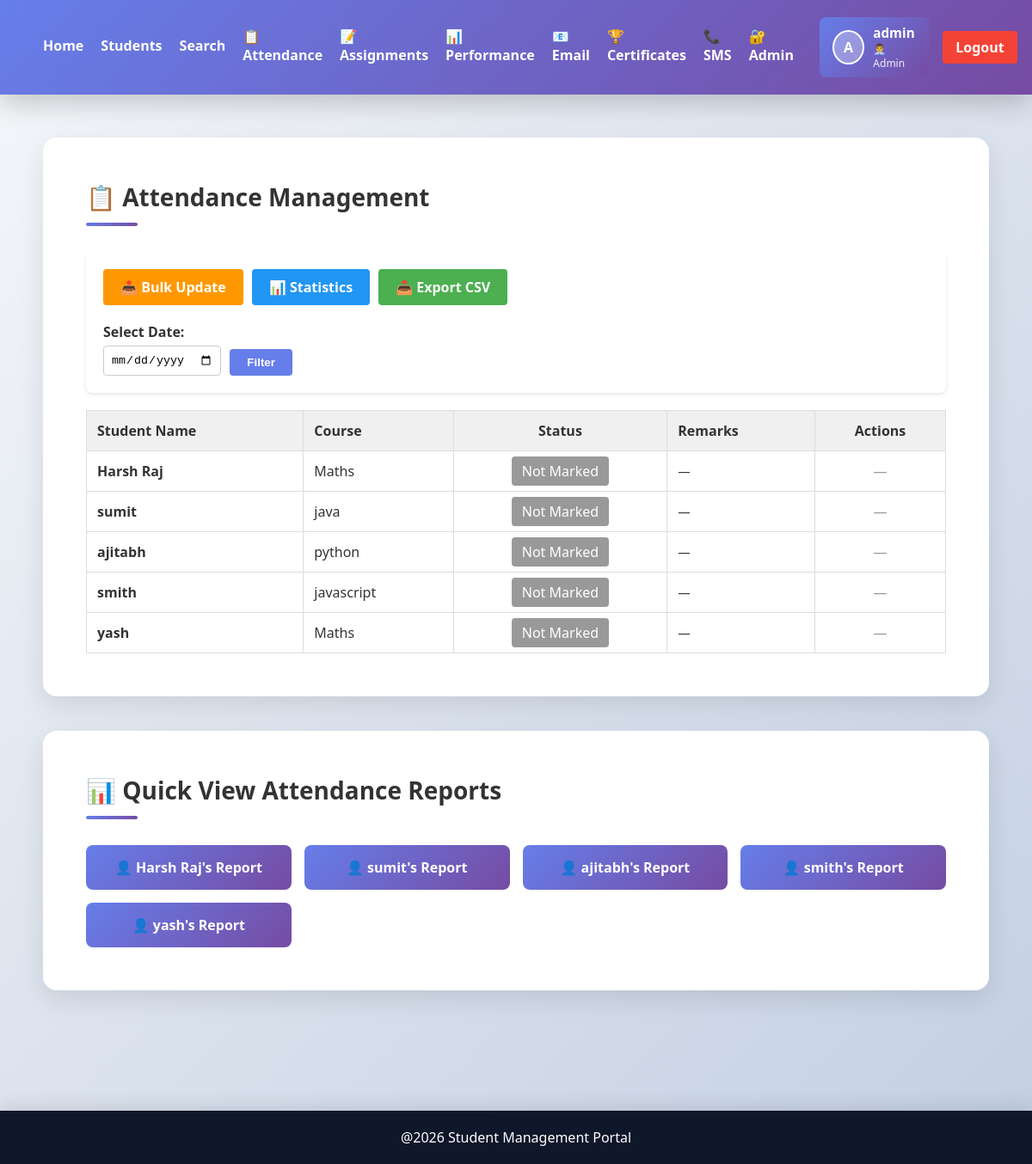
Page /attendance/ (signed in) on the committed database.
### students/models.py (models this page shows, shortened)
class Student(models.Model):
    name = models.CharField(max_length=100)
    course = models.CharField(max_length=100)
    marks = models.IntegerField()
    age = models.IntegerField(default=18)
    profile_pic = models.ImageField(upload_to='profiles/', blank=True, null=True)

### students/views.py (the view, shortened to what this page needs)
# urls.py: path('attendance/', views.attendance_page, name='attendance'),
@login_required(login_url='login')
def attendance_page(request):
    students = Student.objects.all()
    selected_date = request.GET.get('date', date.today())
    attendance_records = Attendance.objects.filter(date=selected_date).select_related('student')
    data = {
        'students': students,
        'attendance_records': attendance_records,
        'selected_date': selected_date,
        'status_choices': Attendance._meta.get_field('status').choices,
    }
    return render(request, 'attendance.html', data)

### students/templates/attendance.html
{% extends 'base.html' %}
{% block content %}
<section class="content-section">
    <h2>📋 Attendance Management</h2>
    <div style="background: white; padding: 20px; border-radius: 8px; margin-bottom: 20px; box-shadow: 0 2px 4px rgba(0,0,0,0.1);">
        <div style="display: flex; gap: 10px; flex-wrap: wrap; margin-bottom: 20px;">
            <a href="{% url 'bulk_attendance' %}" style="padding: 10px 20px; background: #ff9800; color: white; border-radius: 4px; text-decoration: none; font-weight: 600;">📤 Bulk Update</a>
            <a href="{% url 'attendance_statistics' %}" style="padding: 10px 20px; background: #2196f3; color: white; border-radius: 4px; text-decoration: none; font-weight: 600;">📊 Statistics</a>
            <a href="{% url 'export_attendance' %}" style="padding: 10px 20px; background: #4caf50; color: white; border-radius: 4px; text-decoration: none; font-weight: 600;">📥 Export CSV</a>
        </div>
        <form method="GET" style="display: flex; gap: 10px; flex-wrap: wrap;">
            <div>
                <label style="display: block; font-weight: 600; margin-bottom: 5px;">Select Date:</label>
                <input type="date" name="date" value="{{ selected_date }}" style="padding: 8px; border: 1px solid #ccc; border-radius: 4px;">
            </div>
            <div style="display: flex; align-items: flex-end;">
                <button type="submit" style="padding: 8px 20px; background: #667eea; color: white; border: none; border-radius: 4px; font-weight: 600; cursor: pointer;">Filter</button>
            </div>
        </form>
    </div>
    <table style="width: 100%; border-collapse: collapse;">
        <thead>
            <tr style="background: #f0f0f0;">
                <th style="padding: 12px; text-align: left; border: 1px solid #ddd;">Student Name</th>
                <th style="padding: 12px; text-align: left; border: 1px solid #ddd;">Course</th>
                <th style="padding: 12px; text-align: center; border: 1px solid #ddd;">Status</th>
                <th style="padding: 12px; text-align: left; border: 1px solid #ddd;">Remarks</th>
                <th style="padding: 12px; text-align: center; border: 1px solid #ddd;">Actions</th>
            </tr>
        </thead>
        <tbody>
            {% for student in students %}
                {% with att=attendance_records|dictsort:"student.id"|first %}
                <tr style="border: 1px solid #ddd; {% if att.status == 'absent' %}background: #ffe6e6{% elif att.status == 'present' %}background: #e6ffe6{% endif %}">
                    <td style="padding: 12px; border: 1px solid #ddd; font-weight: 600;">{{ student.name }}</td>
                    <td style="padding: 12px; border: 1px solid #ddd;">{{ student.course }}</td>
                    <td style="padding: 12px; border: 1px solid #ddd; text-align: center;">
                        {% if att %}
                            <span style="background: {% if att.status == 'present' %}#4caf50{% elif att.status == 'absent' %}#f44336{% elif att.status == 'leave' %}#2196f3{% else %}#ff9800{% endif %}; color: white; padding: 6px 12px; border-radius: 4px; font-weight: 600;">
                                {{ att.get_status_display }}
                            </span>
                        {% else %}
                            <span style="background: #999; color: white; padding: 6px 12px; border-radius: 4px;">Not Marked</span>
                        {% endif %}
                    </td>
                    <td style="padding: 12px; border: 1px solid #ddd; font-size: 0.9em;">{{ att.remarks|default:"—" }}</td>
                    <td style="padding: 12px; border: 1px solid #ddd; text-align: center;">
                        {% if att %}
                            <a href="{% url 'edit_attendance' att.id %}" style="display: inline-block; padding: 6px 12px; background: #2196f3; color: white; border-radius: 3px; text-decoration: none; font-size: 0.85em; margin-right: 5px;">✏️ Edit</a>
                            <a href="{% url 'delete_attendance' att.id %}" style="display: inline-block; padding: 6px 12px; background: #f44336; color: white; border-radius: 3px; text-decoration: none; font-size: 0.85em; onclick="return confirm('Delete this record?');">🗑️ Delete</a>
                        {% else %}
                            <span style="color: #999;">—</span>
                        {% endif %}
                    </td>
                </tr>
                {% endwith %}
            {% endfor %}
        </tbody>
    </table>
</section>
<section class="content-section" style="margin-top: 40px;">
    <h3>📊 Quick View Attendance Reports</h3>
    <div style="display: grid; grid-template-columns: repeat(auto-fit, minmax(220px, 1fr)); gap: 15px;">
        {% for student in students %}
            <a href="{% url 'attendance_report' student.id %}" style="padding: 15px; background: linear-gradient(135deg, #667eea, #764ba2); color: white; border-radius: 8px; text-decoration: none; text-align: center; font-weight: 600; display: block; transition: all 0.3s;">
                👤 {{ student.name }}'s Report
            </a>
        {% endfor %}
    </div>
</section>
{% endblock %}

### students/templates/base.html (shortened to what this page needs)
{% load student_extras %}
{% load static %}
<!DOCTYPE html>
<html>
    <head>
        <link rel="stylesheet" href="{%static 'css/style.css'%}">
    </head>
    <body>
        <header class="navbar">
            <nav style="display: flex; justify-content: space-between; align-items: center;">
                <div style="display: flex; gap: 20px; align-items: center;">
                    <a href="{% url 'home' %}">Home</a>
                    <a href="{% url 'students' %}">Students</a>
                    <a href="{% url 'search' %}">Search</a>
                    <a href="{% url 'attendance' %}">📋 Attendance</a>
                    <a href="{% url 'assignments' %}">📝 Assignments</a>
                    <a href="{% url 'performance_charts' %}">📊 Performance</a>
                    {% if user.is_staff or user.is_superuser %}
                        <a href="{% url 'email_notifications' %}">📧 Email</a>
                        <a href="{% url 'certificates' %}">🏆 Certificates</a>
                        <a href="{% url 'sms_alerts' %}">📞 SMS</a>
                        <a href="{% url 'admin_panel' %}">🔐 Admin</a>
                    {% endif %}
                </div>
                <div style="display: flex; align-items: center; gap: 15px;">
                    {% if user.is_authenticated %}
                        {% with admin_user=user %}
                            {% if user.is_staff or user.is_superuser %}
                                <div style="display: flex; align-items: center; gap: 10px; padding: 8px 15px; background: linear-gradient(135deg, #667eea, #764ba2); border-radius: 8px; color: white;">
                                    {% with profile=admin_user.student_set.first %}
                                        {% if profile.profile_pic %}
                                            <img src="{{ profile.profile_pic.url }}" alt="{{ admin_user.username }}" style="width: 40px; height: 40px; border-radius: 50%; object-fit: cover; border: 2px solid white;">
                                        {% else %}
                                            <div style="width: 40px; height: 40px; border-radius: 50%; background: rgba(255,255,255,0.3); display: flex; align-items: center; justify-content: center; font-weight: bold; border: 2px solid white;">
                                                {{ admin_user.first_name|first|upper|default:admin_user.username|first|upper }}
                                            </div>
                                        {% endif %}
                                    {% endwith %}
                                    <div>
                                        <div style="font-weight: 600; font-size: 0.95em;">{{ admin_user.first_name|default:admin_user.username }}</div>
                                        <div style="font-size: 0.75em; opacity: 0.9;">👨‍💼 Admin</div>
                                    </div>
                                </div>
                            {% endif %}
                        {% endwith %}
                        <a href="{% url 'logout' %}" style="padding: 8px 15px; background: #f44336; color: white; border-radius: 4px; text-decoration: none; font-weight: 600;">Logout</a>
                    {% else %}
                        <a href="{% url 'login' %}">Login</a>
                    {% endif %}
                </div>
            </nav>
        </header>
        <div class="container">
            {% block content %}
            {% endblock %}
        </div>
        <footer class="footer">
            <p>@2026 Student Management Portal</p>
        </footer>
    </body>
</html>

### students/static/css/style.css (style rules this page uses)
* { margin: 0; padding: 0; box-sizing: border-box; }
body { font-family: 'Segoe UI', 'Roboto', Tahoma, Geneva, Verdana, sans-serif; background: linear-gradient(135deg, #f5f7fa 0%, #c3cfe2 100%); min-height: 100vh; color: #333; }
.navbar { background: linear-gradient(135deg, #667eea 0%, #764ba2 100%); color: white; display: flex; justify-content: space-between; align-items: center; padding: 20px 50px; box-shadow: 0 10px 30px rgba(0, 0, 0, 0.2); position: sticky; top: 0; z-index: 100; }
nav { display: flex; gap: 30px; }
.navbar a { color: white; text-decoration: none; font-weight: 600; transition: all 0.3s ease; position: relative; padding-bottom: 5px; }
.navbar a::after { content: ''; position: absolute; bottom: 0; left: 0; width: 0; height: 2px; background: #fbbf24; transition: width 0.3s ease; }
.container { padding: 50px; max-width: 1400px; margin: 0 auto; }
.content-section { background: white; padding: 50px; margin-bottom: 40px; border-radius: 16px; box-shadow: 0 10px 30px rgba(0, 0, 0, 0.1); }
.content-section h2, .content-section h3 { color: #333; margin-top: 0; margin-bottom: 30px; font-size: 28px; font-weight: 700; position: relative; padding-bottom: 15px; }
.content-section h2::after, .content-section h3::after { content: ''; position: absolute; bottom: 0; left: 0; width: 60px; height: 4px; background: linear-gradient(135deg, #667eea, #764ba2); border-radius: 2px; }
.footer { background: linear-gradient(135deg, #667eea, #764ba2); color: white; text-align: center; padding: 30px; margin-top: 60px; box-shadow: 0 -5px 20px rgba(0, 0, 0, 0.1); }
.footer p { margin: 0; font-weight: 500; }
.footer { text-align:center; background:#0f172a; color:white; padding:20px; margin-top:50px; }

### rows in the picture
Student: name "Harsh Raj", course "Maths", remarks "—"
Student: name "sumit", course "java", remarks "—"
Student: name "ajitabh", course "python", remarks "—"
Student: name "smith", course "javascript", remarks "—"
Student: name "yash", course "Maths", remarks "—"

### other values in the picture
{{ admin_user.first_name|default:admin_user.username }} "admin"
